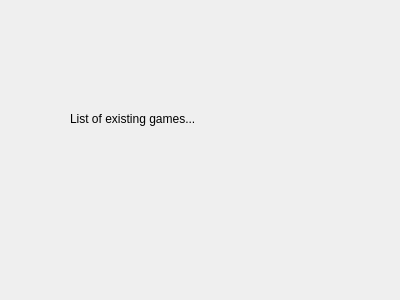
<?xml version="1.0" encoding="UTF-8"?>
<ui version="4.0">
 <class>ExistingRooms</class>
 <widget class="QDialog" name="ExistingRooms">
  <property name="geometry">
   <rect>
    <x>0</x>
    <y>0</y>
    <width>400</width>
    <height>300</height>
   </rect>
  </property>
  <property name="windowTitle">
   <string>Dialog</string>
  </property>
  <widget class="QLabel" name="label">
   <property name="geometry">
    <rect>
     <x>70</x>
     <y>110</y>
     <width>211</width>
     <height>17</height>
    </rect>
   </property>
   <property name="text">
    <string>List of existing games...</string>
   </property>
  </widget>
 </widget>
 <resources/>
 <connections/>
</ui>
